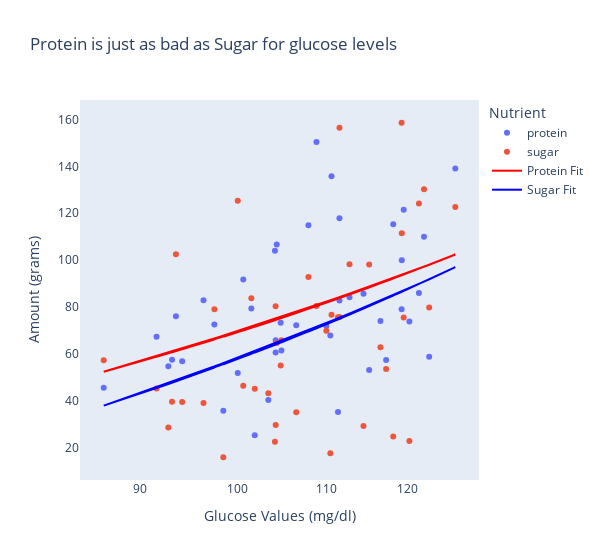

Write notebook code for a chart like this one.
### Code cell
import pandas as pd
import plotly.express as px
import plotly.graph_objects as go
import numpy as np

# Assuming merged_protein_dexcom and merged_sugar_dexcom are already defined
# and have columns 'glucose', 'protein', and 'sugar'

# Merge the two DataFrames on 'person_id' and 'Day'
merged_df = pd.merge(merged_protein_dexcom, merged_sugar_dexcom, on=['person_id', 'Day'], suffixes=('_protein', '_sugar'))
merged_df = merged_df[merged_df['glucose value (mg/dl)_protein'] > 80]
merged_df = merged_df[merged_df['protein'] < 160]
merged_df = merged_df[merged_df['sugar'] < 160]

# Fit linear models
protein_fit = np.polyfit(merged_df['glucose value (mg/dl)_protein'], merged_df['protein'], 1)
sugar_fit = np.polyfit(merged_df['glucose value (mg/dl)_protein'], merged_df['sugar'], 1)

# Create linear prediction lines
protein_line = np.polyval(protein_fit, merged_df['glucose value (mg/dl)_protein'])
sugar_line = np.polyval(sugar_fit, merged_df['glucose value (mg/dl)_protein'])

# Create the scatter plot
fig = px.scatter(merged_df, x='glucose value (mg/dl)_protein', y=['protein', 'sugar'], labels={
    'glucose value (mg/dl)_protein': 'Glucose Values (mg/dl)',
    'value': 'Amount (grams)',
    'variable': 'Nutrient'
}, title='Protein is just as bad as Sugar for glucose levels', log_x=True)

# Add linear fit lines
fig.add_trace(go.Scatter(x=merged_df['glucose value (mg/dl)_protein'], y=protein_line, mode='lines', name='Protein Fit', line=dict(color='red')))
fig.add_trace(go.Scatter(x=merged_df['glucose value (mg/dl)_protein'], y=sugar_line, mode='lines', name='Sugar Fit', line=dict(color='blue')))


# Update layout to turn off grid
fig.update_layout(
    xaxis=dict(showgrid=False),
    yaxis=dict(showgrid=False),
    width=600
)

# Show the plot
fig.show()

### Figure 1 — Plotly figure (JSON) as saved in the notebook; plotly's stock layout.template omitted (floating-point values rounded to 4 significant figures)
{"data": [{"hovertemplate": "Nutrient=protein<br>Glucose Values (mg/dl)=%{x}<br>Amount (grams)=%{y}<extra></extra>", "legendgroup": "protein", "marker": {"color": "#636efa", "symbol": "circle"}, "mode": "markers", "name": "protein", "orientation": "v", "showlegend": true, "type": "scatter", "x": [101.5, 99.98, 93.52, 104.1, 101.8, 111.6, 104.1, 110.6, 110.5, 118.2, 100.6, 114.5, 120.3, 104.8, 111.4, 104.2, 98.43, 104.7, 119.3, 121.6, 122.2, 119.3, 126.4, 122.9, 106.5, 91.59, 97.49, 96.35, 92.76, 86.51, 103.3, 93.13, 104.3, 112.8, 116.6, 117.3, 119.6, 108.8, 94.16, 115.2, 111.6, 110, 107.9], "xaxis": "x", "y": [79.4, 51.9, 76.1, 60.7, 25.4, 82.8, 104, 135.8, 67.9, 115.3, 91.8, 85.7, 73.9, 61.5, 35.3, 65.9, 35.8, 73.3, 100, 86, 110, 79.1, 139.1, 58.8, 72.3, 67.4, 72.6, 82.9, 54.8, 45.6, 40.4, 57.6, 106.7, 84.2, 74.1, 57.5, 121.5, 150.4, 56.9, 53.2, 117.9, 72, 114.9], "yaxis": "y"}, {"hovertemplate": "Nutrient=sugar<br>Glucose Values (mg/dl)=%{x}<br>Amount (grams)=%{y}<extra></extra>", "legendgroup": "sugar", "marker": {"color": "#EF553B", "symbol": "circle"}, "mode": "markers", "name": "sugar", "orientation": "v", "showlegend": true, "type": "scatter", "x": [101.5, 99.98, 93.52, 104.1, 101.8, 111.6, 104.1, 110.6, 110.5, 118.2, 100.6, 114.5, 120.3, 104.8, 111.4, 104.2, 98.43, 104.7, 119.3, 121.6, 122.2, 119.3, 126.4, 122.9, 106.5, 91.59, 97.49, 96.35, 92.76, 86.51, 103.3, 93.13, 104.3, 112.8, 116.6, 117.3, 119.6, 108.8, 94.16, 115.2, 111.6, 110, 107.9], "xaxis": "x", "y": [83.8, 125.3, 102.5, 80.4, 45.2, 75.8, 22.6, 76.7, 17.7, 24.8, 46.5, 29.3, 22.9, 65.9, 75.7, 29.8, 16, 55.1, 111.5, 124.2, 130.2, 158.6, 122.7, 79.8, 35.2, 45.3, 79.1, 39.1, 28.7, 57.4, 43.3, 39.7, 64.7, 98.3, 62.9, 53.6, 75.6, 80.5, 39.6, 98.2, 156.5, 69.9, 92.8], "yaxis": "y"}, {"line": {"color": "red"}, "mode": "lines", "name": "Protein Fit", "type": "scatter", "x": [101.5, 99.98, 93.52, 104.1, 101.8, 111.6, 104.1, 110.6, 110.5, 118.2, 100.6, 114.5, 120.3, 104.8, 111.4, 104.2, 98.43, 104.7, 119.3, 121.6, 122.2, 119.3, 126.4, 122.9, 106.5, 91.59, 97.49, 96.35, 92.76, 86.51, 103.3, 93.13, 104.3, 112.8, 116.6, 117.3, 119.6, 108.8, 94.16, 115.2, 111.6, 110, 107.9], "y": [71.17, 69.32, 61.23, 74.54, 71.63, 83.85, 74.44, 82.65, 82.47, 92.19, 70.06, 87.51, 94.8, 75.36, 83.62, 74.55, 67.38, 75.25, 93.57, 96.36, 97.19, 93.54, 102.5, 98.05, 77.48, 58.81, 66.2, 64.78, 60.28, 52.45, 73.52, 60.74, 74.7, 85.37, 90.16, 91.06, 93.88, 80.42, 62.03, 88.4, 83.85, 81.88, 79.24]}, {"line": {"color": "blue"}, "mode": "lines", "name": "Sugar Fit", "type": "scatter", "x": [101.5, 99.98, 93.52, 104.1, 101.8, 111.6, 104.1, 110.6, 110.5, 118.2, 100.6, 114.5, 120.3, 104.8, 111.4, 104.2, 98.43, 104.7, 119.3, 121.6, 122.2, 119.3, 126.4, 122.9, 106.5, 91.59, 97.49, 96.35, 92.76, 86.51, 103.3, 93.13, 104.3, 112.8, 116.6, 117.3, 119.6, 108.8, 94.16, 115.2, 111.6, 110, 107.9], "y": [60.1, 57.92, 48.37, 64.08, 60.65, 75.06, 63.96, 73.65, 73.44, 84.91, 58.8, 79.39, 87.99, 65.04, 74.8, 64.09, 55.63, 64.92, 86.53, 89.83, 90.81, 86.5, 97.02, 91.83, 67.54, 45.52, 54.24, 52.56, 47.25, 38.01, 62.87, 47.8, 64.26, 76.86, 82.51, 83.57, 86.9, 71.02, 49.31, 80.43, 75.06, 72.74, 69.63]}], "layout": {"legend": {"title": {"text": "Nutrient"}, "tracegroupgap": 0}, "title": {"text": "Protein is just as bad as Sugar for glucose levels"}, "width": 600, "xaxis": {"anchor": "y", "domain": [0, 1], "showgrid": false, "title": {"text": "Glucose Values (mg/dl)"}, "type": "log"}, "yaxis": {"anchor": "x", "domain": [0, 1], "showgrid": false, "title": {"text": "Amount (grams)"}}}}
